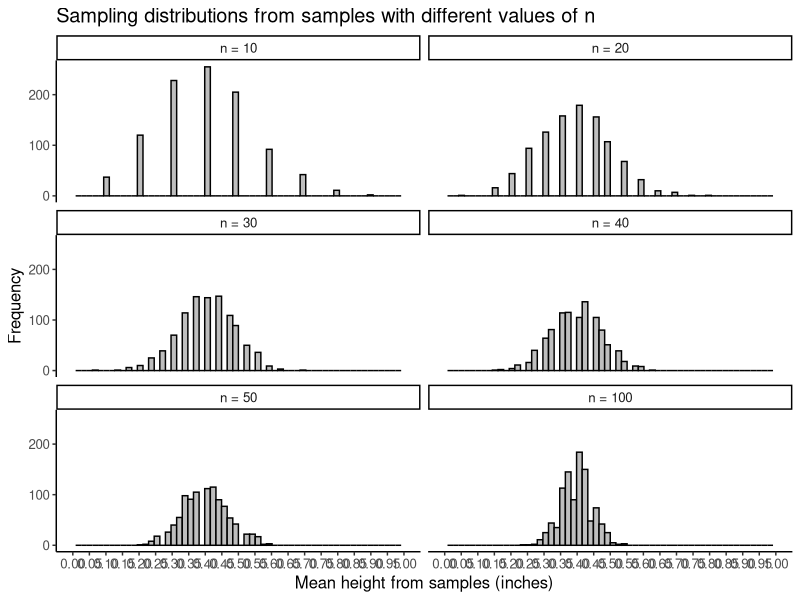

R code for this plot:
## ---- chunk 1
#| fig-width: 7
#| fig-height: 7
#| fig-align: center
#| code-fold: true
#| warning: false
#| code-summary: If you would like to see how I simulated this and plotted it

library(tidyverse)
library(ggplot2)
set.seed(48151623)

means=NULL;sds=NULL; n=NULL
for (j in c(10, 20, 30, 40, 50, 100)){
  for(i in 1:1000){
  heads = rbinom(n = j, size = 1, prob = 0.4)
  n = c(n, j)
  means = c(means, mean(heads))
  sds = c(sds, sd(heads))
}
}

means_all = as.data.frame(cbind(n, 1:1000, means, sds)) %>%
  mutate(mu = 0.5, SE = sqrt(0.5*0.5)/sqrt(n))
n_labels = c(`10` = "n = 10", 
             `20` = "n = 20", 
             `30` = "n = 30", 
             `40` = "n = 40", 
             `50` = "n = 50", 
             `100` = "n = 100")

samp_dist_plots = means_all %>% 
  ggplot(aes(x=means)) + 
  geom_histogram(color="black", fill="grey", bins=60) +
  labs(x="Mean height from samples (inches)", y="Frequency", 
       title="Sampling distributions from samples with different values of n") +
  scale_x_continuous(breaks = seq(0, 1, by = 0.05), 
                     limits = c(0, 1)) +
  facet_wrap( ~ n, ncol=2, labeller = as_labeller(n_labels)) +
  theme_classic() +
  theme(text = element_text(size = 12))

samp_dist_plots
